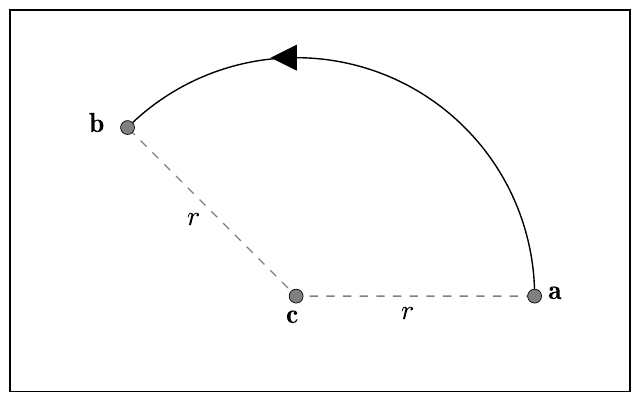

The script that saved this image:
# -*- coding: utf-8 -*-
import matplotlib.pyplot as plt
from matplotlib.path import Path
import matplotlib.patches as patches
import numpy as np
from math import sin, cos, pi
import math

"""
def draw_common(ax, control_points):
    
    xs, ys = zip(*control_points)
    ax.plot(xs, ys, 'x--', lw=1, color='gray', ms=10)
    
    for i, p in enumerate(control_points):
        add = ""
        if i == 0:
            add = ', t = 0'
        if i == len(control_points) - 1:
            add = ', t = 1'
        
        ax.text(p[0] + 0.05, p[1], r'$\mathbf{p}_%d%s$'%(i, add))

    ax.set_aspect(1)

    ax.xaxis.set_visible(False)
    ax.yaxis.set_visible(False)
    
    ax.set_xlim(-0.1, 1.1)
    ax.set_ylim(-0.1, 1.1)
"""
fig = plt.figure()

ax = fig.add_subplot(1, 1, 1)

angle0 = 0.0
angle1 = 90.0 + 45
center = (100, 100)
radius = 50

arc = patches.Arc(center, radius*2, radius*2, 0.0, angle0, angle1)

angle0 = np.deg2rad(angle0)
angle1 = np.deg2rad(angle1)

cx, cy = center
a_x = cx + cos(angle0)*radius
ay = cy + sin(angle0)*radius
bx = cx + cos(angle1)*radius
by = cy + sin(angle1)*radius

ax.text(a_x + 3, ay - 1, r'$\mathbf{a}$', fontsize=20)
ax.text(bx - 8, by - 1, r'$\mathbf{b}$', fontsize=20)
ax.text(cx - 2, cy - 6, r'$\mathbf{c}$', fontsize=20)
ax.text((a_x + cx)*0.5 - 3, (ay + cy)*0.5 - 5, r'$r$', fontsize=20)
ax.text((bx + cx)*0.5 - 5, (by + cy)*0.5 - 3, r'$r$', fontsize=20)

eps = 1e-5
ax.arrow(cx, cy + radius, -eps, 0, head_width=5, head_length=5, fc='k', ec='k')

ax.plot([a_x, cx, bx], [ay, cy, by], 'o--', lw=1, color='gray', ms=10)

ax.add_patch(arc)

ax.set_xlim(40, 170)
ax.set_ylim(80, 160)
ax.set_aspect(1)
ax.xaxis.set_visible(False)
ax.yaxis.set_visible(False)

#plt.show()
plt.savefig("arc.pdf", bbox_inches="tight")
